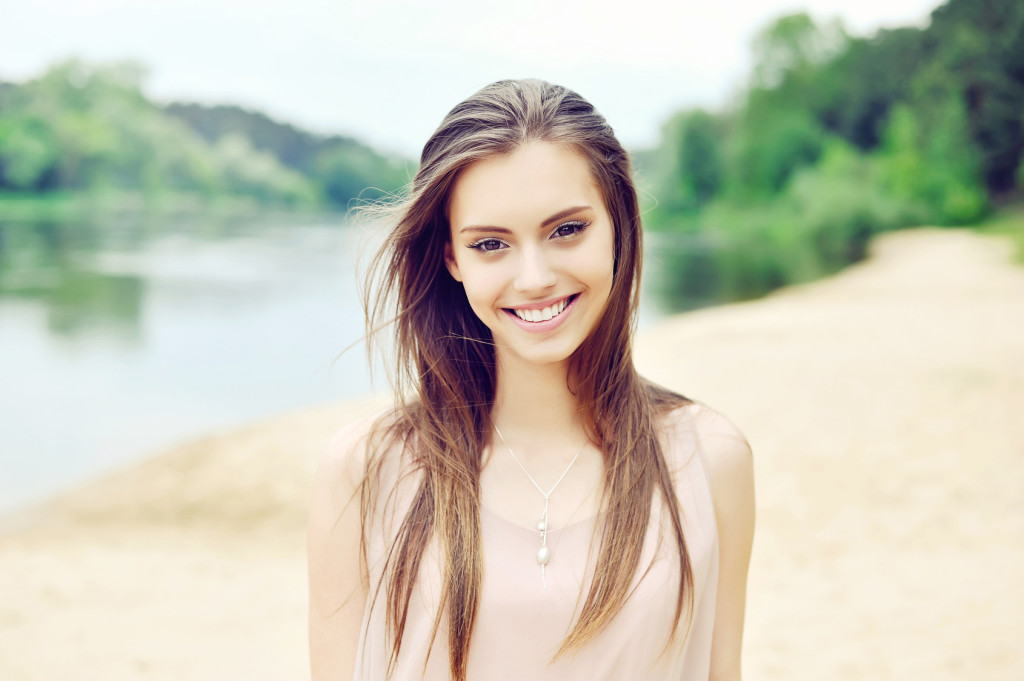
#> input picture faceID/image/test.jpg, 1024 x 681 px, given in place of the camera
$ python FACEMASK.py
#> lines starting #> are read from the running program, lines starting #| are printed output that depends on the picture; after the words box and inside, x2 and y2 are one past the last pixel; in counts of white or black regions, pixels touching at a corner belong together
import numpy as np
import cv2
import random

# multiple cascades: https://github.com/Itseez/opencv/tree/master/data/haarcascades

face_cascade = cv2.CascadeClassifier('./haarcascades/haarcascade_frontalface_default.xml')
eye_cascade = cv2.CascadeClassifier('./haarcascades/haarcascade_eye.xml')
mouth_cascade = cv2.CascadeClassifier('./haarcascades/haarcascade_mcs_mouth.xml')
upper_body = cv2.CascadeClassifier('./haarcascades/haarcascade_upperbody.xml')


# Adjust threshold value in range 80 to 105 based on your light.
bw_threshold = 80

# User message
font = cv2.FONT_HERSHEY_SIMPLEX
org = (30, 30)
weared_mask_font_color = (255, 255, 255)
not_weared_mask_font_color = (0, 0, 255)
thickness = 2
font_scale = 1
weared_mask = "Thank You for wearing MASK"
not_weared_mask = "Please wear MASK to defeat Corona"

# Read video
cap = cv2.VideoCapture(0)

while 1:
    # Get individual frame
    ret, img = cap.read()
#> img is the input picture: shape (681, 1024, 3); mean B, G, R 183.8, 200.5, 200.9
    img = cv2.flip(img,1)
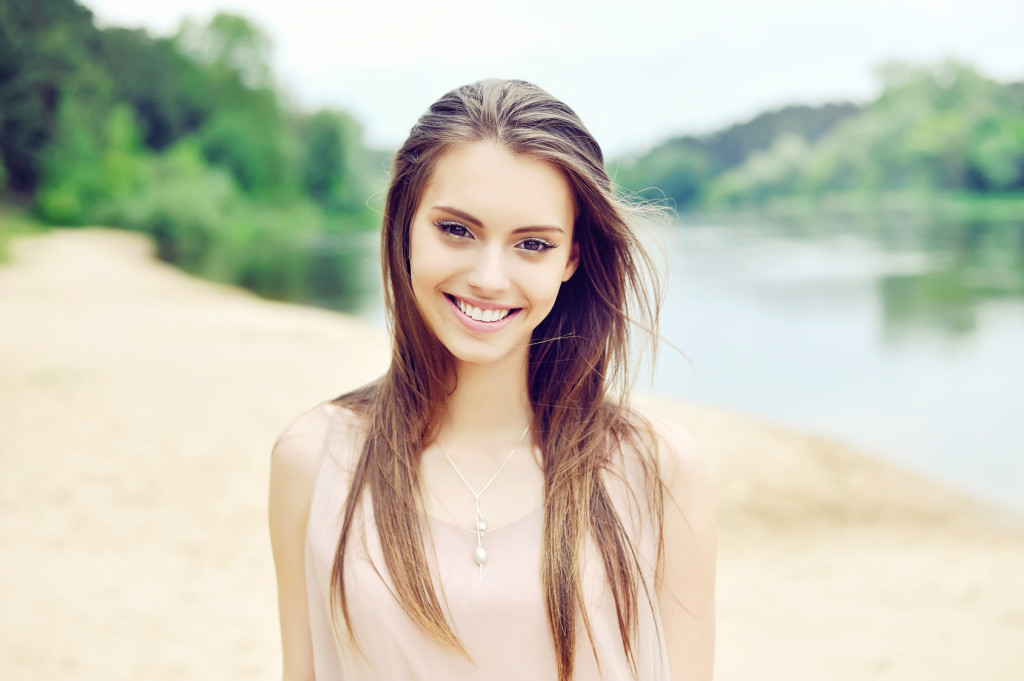
#> img: shape (681, 1024, 3); mean B, G, R 183.8, 200.5, 200.9

    # Convert Image into gray
    gray = cv2.cvtColor(img, cv2.COLOR_BGR2GRAY)
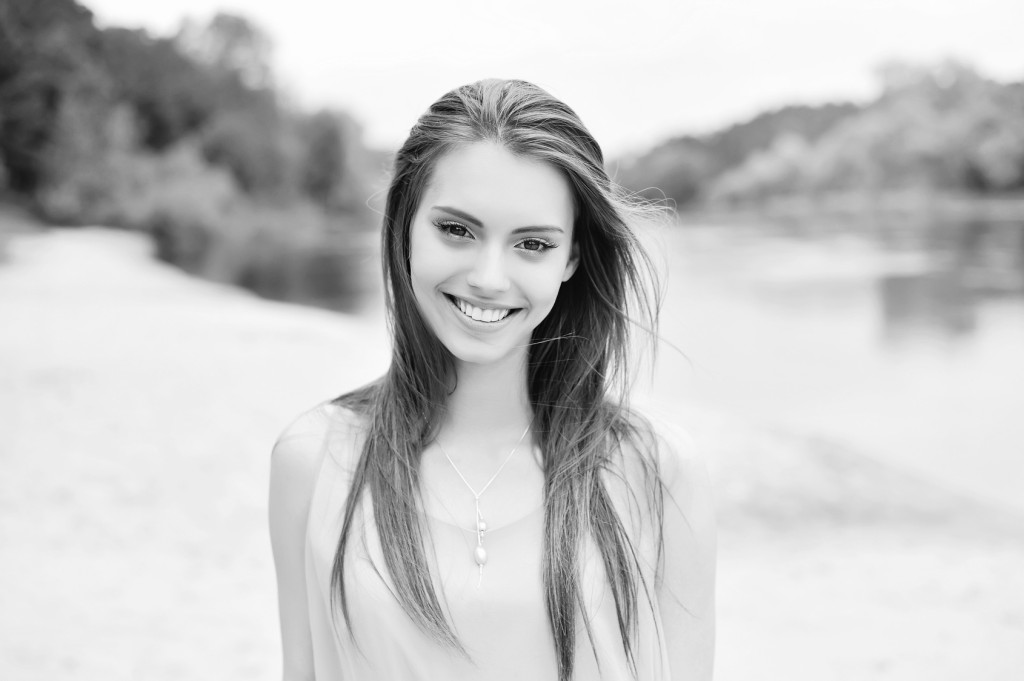
#> gray: shape (681, 1024); min 1, max 255, mean 198.7

    # Convert image in black and white
    (thresh, black_and_white) = cv2.threshold(gray, bw_threshold, 255, cv2.THRESH_BINARY)
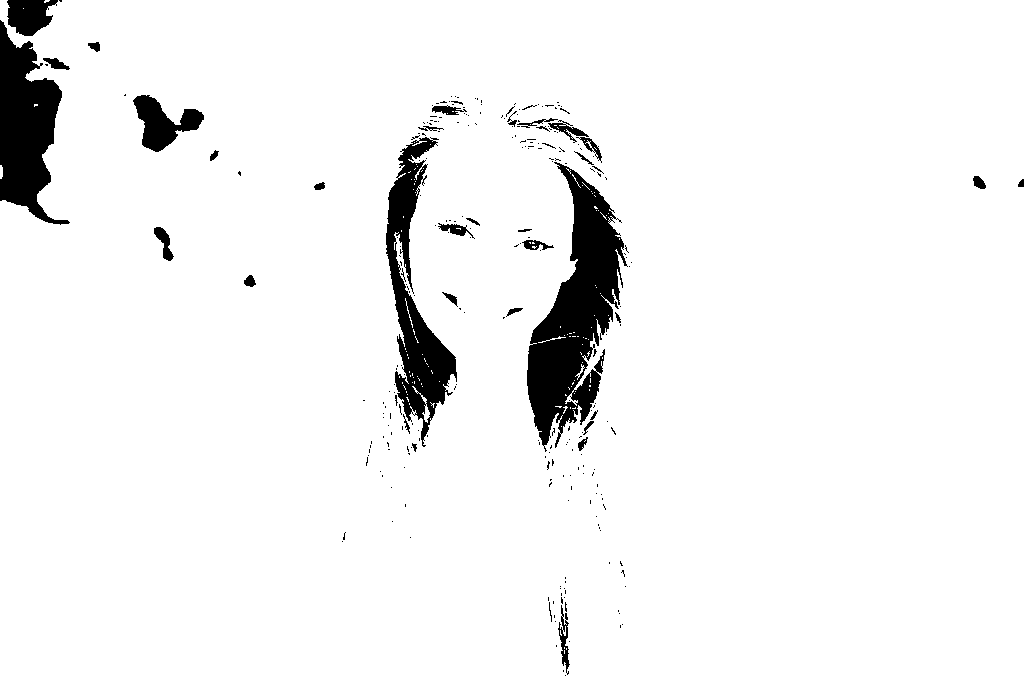
#> black_and_white: shape (681, 1024); 94.8% white; 268 black regions (231 under 20 px), largest, box (x1, y1, x2, y2) and area: (527, 162, 628, 452) 13204, (0, 20, 70, 225) 7935, (386, 137, 457, 447) 7780
#> thresh = 80
    #cv2.imshow('black_and_white', black_and_white)

    # detect face
    faces = face_cascade.detectMultiScale(gray, 1.1, 4)
#> faces = [[389, 159, 201, 201]]

    # Face prediction for black and white
    faces_bw = face_cascade.detectMultiScale(black_and_white, 1.1, 4)
#> faces_bw = [[398, 165, 190, 190]]


    if(len(faces) == 0 and len(faces_bw) == 0):
        cv2.putText(img, "No face found...", org, font, font_scale, weared_mask_font_color, thickness, cv2.LINE_AA)
    elif(len(faces) == 0 and len(faces_bw) == 1):
        # It has been observed that for white mask covering mouth, with gray image face prediction is not happening
        cv2.putText(img, weared_mask, org, font, font_scale, weared_mask_font_color, thickness, cv2.LINE_AA)
    else:
        # Draw rectangle on gace
        for (x, y, w, h) in faces:
            cv2.rectangle(img, (x, y), (x + w, y + h), (255, 255, 255), 2)
            roi_gray = gray[y:y + h, x:x + w]
            roi_color = img[y:y + h, x:x + w]


            # Detect lips counters
            mouth_rects = mouth_cascade.detectMultiScale(gray, 1.5, 5)
#> this loop made 1 pass
#> pass 1, `roi_gray = gray[y:y + h, x:x + w]`:
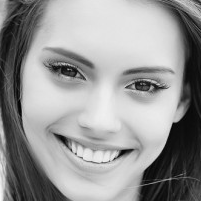
#> roi_gray: shape (201, 201); min 1, max 246, mean 150.2
#> pass 1, `roi_color = img[y:y + h, x:x + w]`:
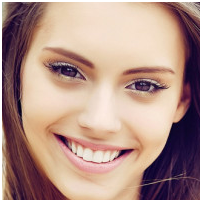
#> roi_color: shape (201, 201, 3); mean B, G, R 135.7, 146, 177.3
#> after the loop:
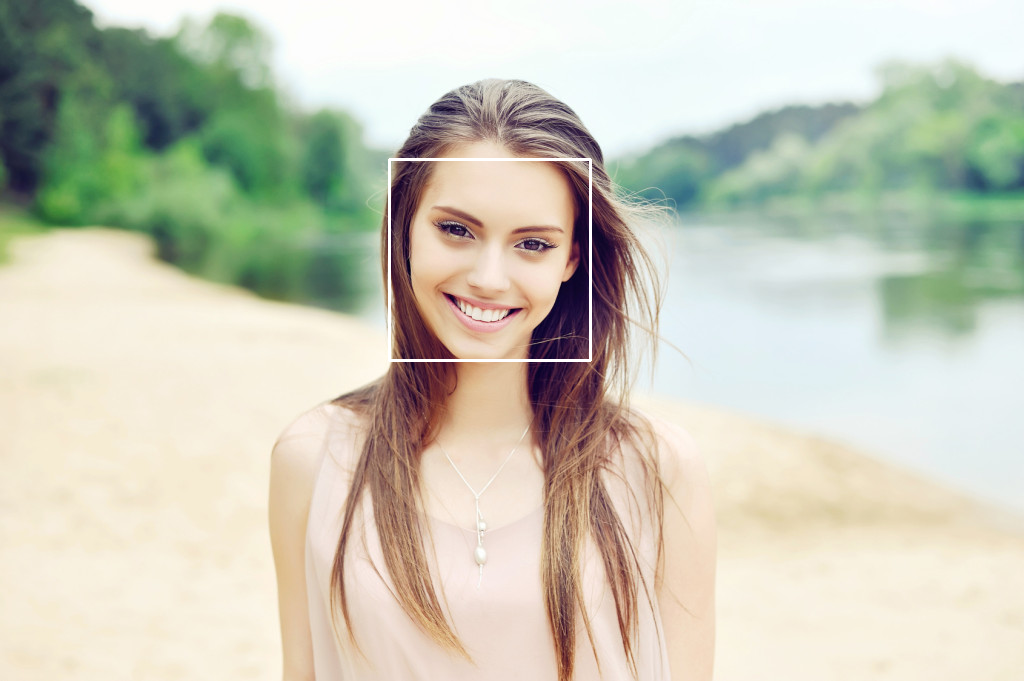
#> img: shape (681, 1024, 3); 0.35% of pixels changed, all inside (x1, y1, x2, y2) = (388, 158, 592, 362)

        # Face detected but Lips not detected which means person is wearing mask
        if(len(mouth_rects) == 0):
            cv2.putText(img, weared_mask, org, font, font_scale, weared_mask_font_color, thickness, cv2.LINE_AA)
        else:
            for (mx, my, mw, mh) in mouth_rects:

                if(y < my < y + h):
                    # Face and Lips are detected but lips coordinates are within face cordinates which `means lips prediction is true and
                    # person is not waring mask
                    cv2.putText(img, not_weared_mask, org, font, font_scale, not_weared_mask_font_color, thickness, cv2.LINE_AA)

                    #cv2.rectangle(img, (mx, my), (mx + mh, my + mw), (0, 0, 255), 3)
                    break
#> this loop made 1 pass
#> (mx, my, mw, mh) on pass 1: (432, 215, 56, 34)
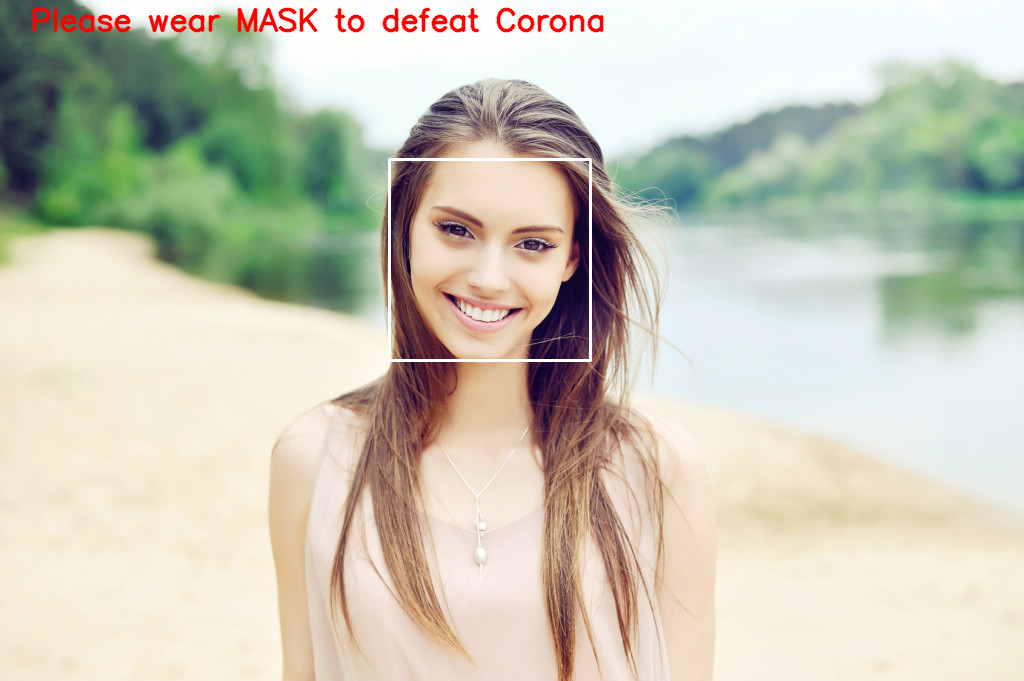
#> img: shape (681, 1024, 3); 0.88% of pixels changed, all inside (x1, y1, x2, y2) = (32, 7, 604, 33)

    # Show frame with results
    cv2.imshow('Mask Detection', img)
    if cv2.waitKey(1) & 0xFF == ord('q'):
#> (key q is pressed here)
        break;

# Release video
cap.release()
cv2.destroyAllWindows()
